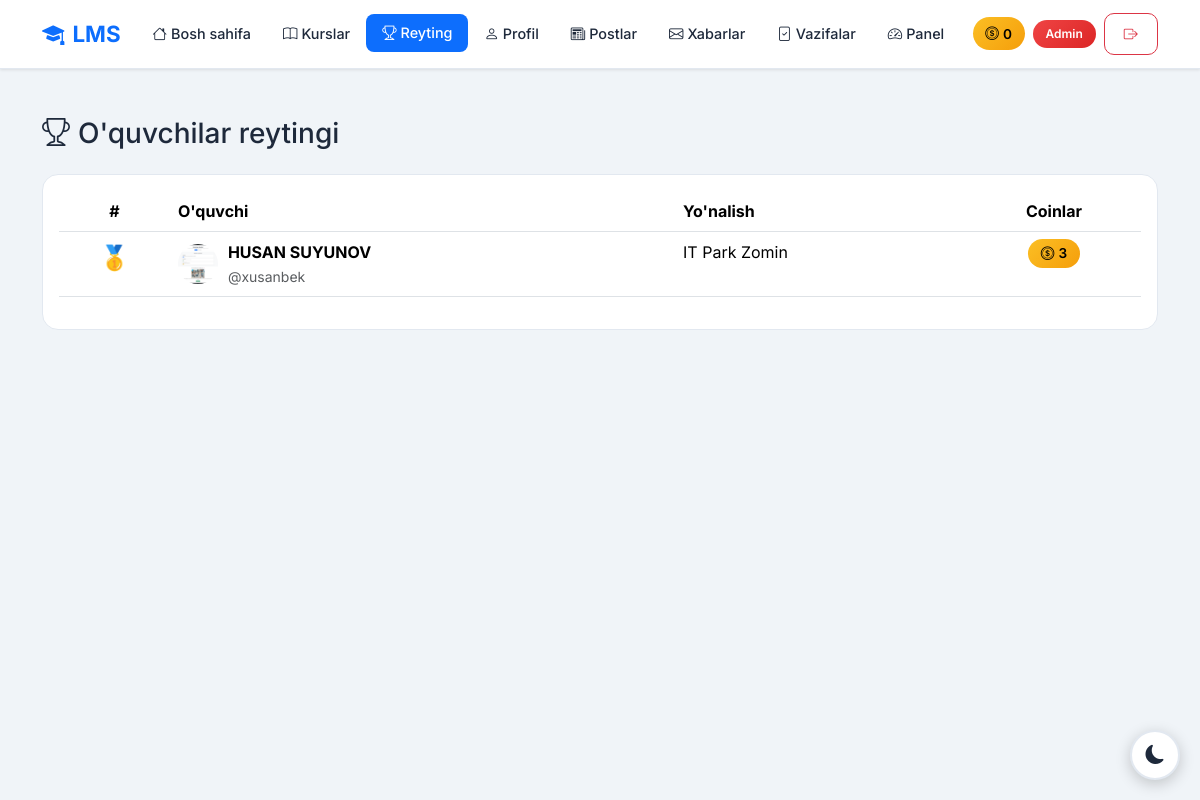
Page /leaderboard/ (signed in) on the earlier database version.
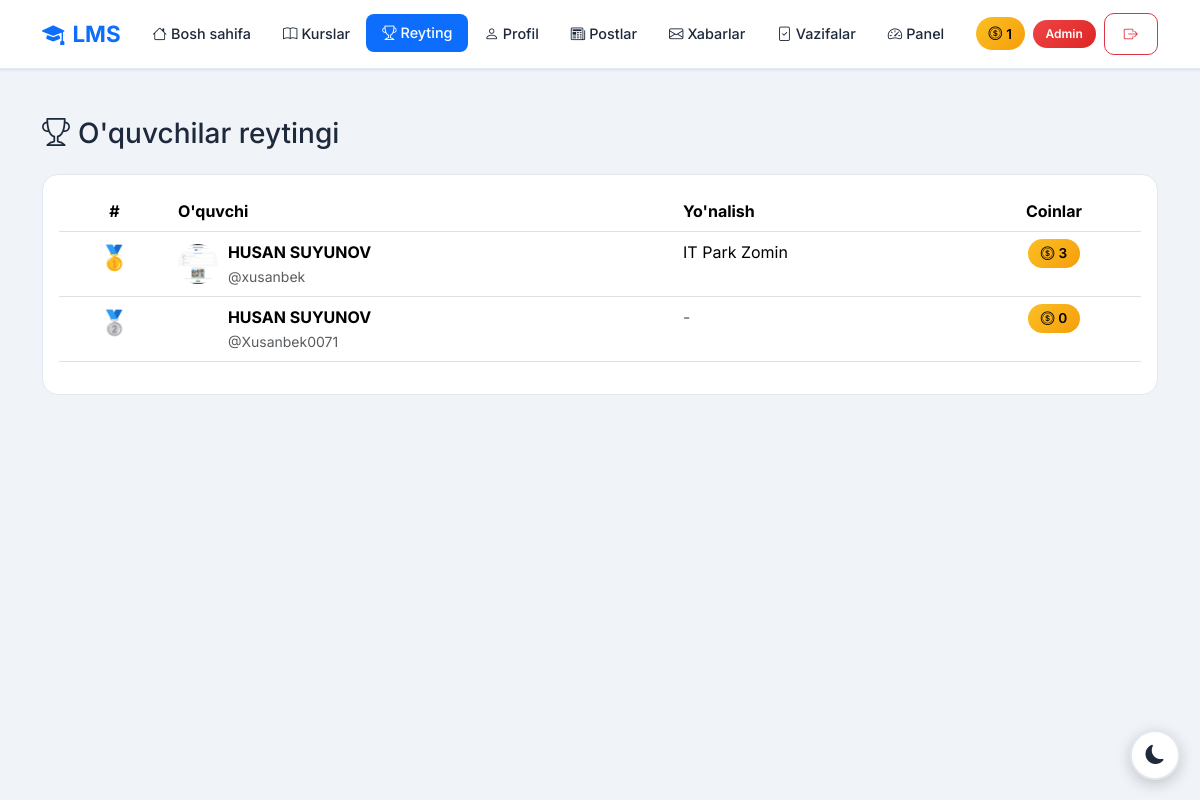
Same page on the later database version.
### accounts/models.py (models this page shows, shortened)
class CustomUser(AbstractUser):
    ROLE_CHOICES = (
        ('admin', 'Admin'),
        ('teacher', 'O\'qituvchi'),
        ('student', 'O\'quvchi'),
    )
    first_name = models.CharField(max_length=100, verbose_name="Ism")
    last_name = models.CharField(max_length=100, verbose_name="Familiya")
    phone = models.CharField(max_length=20, unique=True, verbose_name="Telefon raqam")
    role = models.CharField(max_length=20, choices=ROLE_CHOICES, default='student', verbose_name="Rol")
    photo = models.ImageField(upload_to='profiles/', blank=True, null=True, verbose_name="Profil rasmi")
    profession = models.ForeignKey(Profession, on_delete=models.SET_NULL, null=True, blank=True, related_name='students', verbose_name="Yo'nalish")
    is_blocked = models.BooleanField(default=False, verbose_name="Bloklangan")
    last_activity = models.DateTimeField(null=True, blank=True, verbose_name="Oxirgi faollik")
    bio = models.TextField(blank=True, null=True, verbose_name="O'zi haqida")
    coins = models.IntegerField(default=0, verbose_name="Coinlar")
    total_online_time = models.IntegerField(default=0, verbose_name="Jami online vaqt (daqiqa)")
    address = models.CharField(max_length=300, blank=True, null=True, verbose_name="Yashash manzili")
    birth_date = models.DateField(null=True, blank=True, verbose_name="Tug'ilgan kuni")
    id_card = models.FileField(upload_to='documents/id_cards/', blank=True, null=True, verbose_name="ID karta/Pasport")
    birth_certificate = models.FileField(upload_to='documents/birth_certificates/', blank=True, null=True, verbose_name="Tug'ilganlik haqida guvohnoma")
    @property
    def is_admin(self):
        return self.role == 'admin'
    @property
    def is_teacher(self):
        return self.role == 'teacher'
    @property
    def full_name(self):
        return f"{self.first_name} {self.last_name}"
    def get_initials(self):
        first = self.first_name[0] if self.first_name else ''
        last = self.last_name[0] if self.last_name else ''
        return f"{first}{last}".upper()
    class Meta:
        verbose_name = "Foydalanuvchi"
        verbose_name_plural = "Foydalanuvchilar"

class Profession(models.Model):
    name = models.CharField(max_length=200, verbose_name="Kasb nomi")
    photo = models.ImageField(upload_to='professions/', verbose_name="Rasm")
    description = models.TextField(verbose_name="Kasb haqida")
    created_at = models.DateTimeField(auto_now_add=True)
    class Meta:
        verbose_name = "Kasb"
        verbose_name_plural = "Kasblar"
        ordering = ['-created_at']

### accounts/views.py (the view)
# urls.py: path('leaderboard/', views.leaderboard, name='leaderboard'),
@login_required
def leaderboard(request):
    students = CustomUser.objects.filter(role='student').order_by('-coins')[:50]
    return render(request, 'accounts/leaderboard.html', {'students': students})

### accounts/management/commands/check_birthdays.py (called while the page is built, shortened)
    def handle(self, *args, **kwargs):
        today = timezone.now().date()
        users = CustomUser.objects.filter(birth_date__day=today.day, birth_date__month=today.month)
        if not users.exists():
            self.stdout.write(self.style.SUCCESS('No birthdays today.'))
            return

### accounts/templates/accounts/leaderboard.html (shortened to what this page needs)
{% extends 'accounts/base.html' %}
{% block content %}
<div class="container mt-5">
    <h3 style="color: var(--primary-blue);" class="mb-4">
        <i class="bi bi-trophy me-2"></i>O'quvchilar reytingi
    </h3>
    <div class="card">
        <div class="card-body">
            {% if students %}
            <div class="table-responsive">
                <table class="table" style="color: var(--text-color);">
                    <thead>
                        <tr>
                            <th class="text-center">#</th>
                            <th>O'quvchi</th>
                            <th>Yo'nalish</th>
                            <th class="text-center">Coinlar</th>
                        </tr>
                    </thead>
                    <tbody>
                        {% for student in students %}
                        <tr {% if student == request.user %}style="background: rgba(13, 110, 253, 0.1);"{% endif %}>
                            <td class="text-center">
                                {% if forloop.counter == 1 %}
                                <span style="font-size: 1.5rem;">🥇</span>
                                {% elif forloop.counter == 2 %}
                                <span style="font-size: 1.5rem;">🥈</span>
                                {% elif forloop.counter == 3 %}
                                <span style="font-size: 1.5rem;">🥉</span>
                                {% else %}
                                <span class="badge bg-secondary">{{ forloop.counter }}</span>
                                {% endif %}
                            </td>
                            <td>
                                <div class="d-flex align-items-center">
                                    {% if student.photo %}
                                    <img src="{{ student.photo.url }}" style="width: 40px; height: 40px; border-radius: 50%; object-fit: cover; margin-right: 10px;">
                                    {% else %}
                                    <div style="width: 40px; height: 40px; border-radius: 50%; background: linear-gradient(135deg, var(--primary-blue), var(--dark-blue)); display: flex; align-items: center; justify-content: center; margin-right: 10px; color: white; font-weight: 600;">
                                    </div>
                                    {% endif %}
                                    <div>
                                        <strong>{{ student.full_name }}</strong>
                                        <br><small class="text-muted">@{{ student.username }}</small>
                                    </div>
                                </div>
                            </td>
                            <td>
                                {% if student.profession %}{{ student.profession.name }}{% else %}<span class="text-muted">-</span>{% endif %}
                            </td>
                            <td class="text-center">
                                <span class="coin-badge">
                                    <i class="bi bi-coin me-1"></i>{{ student.coins }}
                                </span>
                            </td>
                        </tr>
                        {% endfor %}
                    </tbody>
                </table>
            </div>
            {% else %}
            <div class="text-center py-5">
                <i class="bi bi-trophy text-muted" style="font-size: 4rem;"></i>
                <h4 class="mt-3" style="color: var(--text-color);">Hozircha o'quvchilar yo'q</h4>
            </div>
            {% endif %}
        </div>
    </div>
</div>
{% endblock %}

### accounts/templates/accounts/base.html (shortened to what the changed rows need)
<!DOCTYPE html>
<html lang="uz" data-bs-theme="light">
<head>
    <link href="https://cdn.jsdelivr.net/npm/bootstrap@5.3.2/dist/css/bootstrap.min.css" rel="stylesheet">
    <link href="https://cdn.jsdelivr.net/npm/bootstrap-icons@1.11.1/font/bootstrap-icons.css" rel="stylesheet">
</head>
<body>
    {% if user.is_authenticated %}
    <nav class="navbar navbar-expand-lg sticky-top">
        <div class="container">
            <a class="navbar-brand" href="{% url 'home' %}">
                <i class="bi bi-mortarboard-fill me-2"></i>LMS
            </a>
            <div class="collapse navbar-collapse" id="navbarNav">
                <ul class="navbar-nav me-auto mb-2 mb-lg-0">
                    <li class="nav-item">
                        <a class="nav-link {% if request.resolver_match.url_name == 'home' %}active{% endif %}"
                            href="{% url 'home' %}">
                            <i class="bi bi-house me-1"></i>Bosh sahifa
                        </a>
                    </li>
                    <li class="nav-item">
                        <a class="nav-link {% if request.resolver_match.url_name and 'profession' in request.resolver_match.url_name %}active{% endif %}"
                            href="{% url 'professions' %}">
                            <i class="bi bi-book me-1"></i>Kurslar
                        </a>
                    </li>
                    <li class="nav-item">
                        <a class="nav-link {% if request.resolver_match.url_name == 'leaderboard' %}active{% endif %}"
                            href="{% url 'leaderboard' %}">
                            <i class="bi bi-trophy me-1"></i>Reyting
                        </a>
                    </li>
                    <li class="nav-item">
                        <a class="nav-link {% if request.resolver_match.url_name and 'profile' in request.resolver_match.url_name %}active{% endif %}"
                            href="{% url 'profile' %}">
                            <i class="bi bi-person me-1"></i>Profil
                        </a>
                    </li>
                    <li class="nav-item">
                        <a class="nav-link {% if request.resolver_match.app_names and 'blog' in request.resolver_match.app_names %}active{% endif %}"
                            href="{% url 'blog:post_list' %}">
                            <i class="bi bi-newspaper me-1"></i>Postlar
                        </a>
                    </li>
                    <li class="nav-item">
                        <a class="nav-link {% if request.resolver_match.url_name == 'messages' %}active{% endif %}"
                            href="{% url 'messages' %}">
                            <i class="bi bi-envelope me-1"></i>Xabarlar
                        </a>
                    </li>
                    {% if user.is_teacher or user.is_admin %}
                    <li class="nav-item">
                        <a class="nav-link {% if request.resolver_match.url_name == 'homework_submissions' %}active{% endif %}"
                            href="{% url 'homework_submissions' %}">
                            <i class="bi bi-file-check me-1"></i>Vazifalar
                        </a>
                    </li>
                    {% endif %}
                    {% if user.is_admin %}
                    <li class="nav-item">
                        <a class="nav-link {% if 'dashboard' in request.path %}active{% endif %}"
                            href="{% url 'admin_dashboard' %}">
                            <i class="bi bi-speedometer2 me-1"></i>Panel
                        </a>
                    </li>
                    {% endif %}
                </ul>
                <div class="d-flex align-items-center gap-2">
                    <span class="coin-badge">
                        <i class="bi bi-coin me-1"></i>{{ user.coins }}
                    </span>
                    <span class="role-badge role-{{ user.role }}">
                        {% if user.role == 'admin' %}
                        Admin
                        {% elif user.role == 'teacher' %}
                        Ustoz
                        {% else %}
                        O'quvchi
                        {% endif %}
                    </span>
                    <a href="{% url 'logout' %}" class="btn btn-outline-danger btn-sm">
                        <i class="bi bi-box-arrow-right"></i>
                    </a>
                </div>
            </div>
        </div>
    </nav>
    {% endif %}
    <main class="fade-in">
        {% block content %}{% endblock %}
    </main>
</body>
</html>

Differences in the rows shown:
changed CustomUser (number 1 of 3 on the later page): coins "0" → "1"
added CustomUser: full_name "HUSAN SUYUNOV", username "Xusanbek0071", coins "0"
